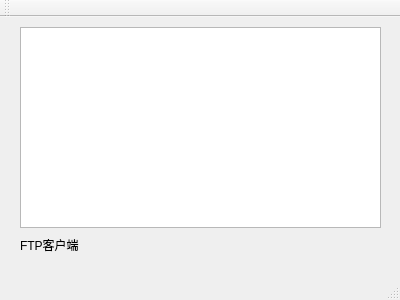
<?xml version="1.0" encoding="UTF-8"?>
<ui version="4.0">
 <class>MainWindow</class>
 <widget class="QMainWindow" name="MainWindow">
  <property name="geometry">
   <rect>
    <x>0</x>
    <y>0</y>
    <width>400</width>
    <height>300</height>
   </rect>
  </property>
  <property name="windowTitle">
   <string>MainWindow</string>
  </property>
  <widget class="QWidget" name="centralWidget">
   <widget class="QTextBrowser" name="textBrowser">
    <property name="geometry">
     <rect>
      <x>20</x>
      <y>10</y>
      <width>361</width>
      <height>201</height>
     </rect>
    </property>
   </widget>
   <widget class="QLabel" name="label">
    <property name="geometry">
     <rect>
      <x>20</x>
      <y>220</y>
      <width>371</width>
      <height>16</height>
     </rect>
    </property>
    <property name="text">
     <string>FTP客户端</string>
    </property>
   </widget>
  </widget>
  <widget class="QMenuBar" name="menuBar">
   <property name="geometry">
    <rect>
     <x>0</x>
     <y>0</y>
     <width>400</width>
     <height>19</height>
    </rect>
   </property>
  </widget>
  <widget class="QToolBar" name="mainToolBar">
   <attribute name="toolBarArea">
    <enum>TopToolBarArea</enum>
   </attribute>
   <attribute name="toolBarBreak">
    <bool>false</bool>
   </attribute>
  </widget>
  <widget class="QStatusBar" name="statusBar"/>
 </widget>
 <layoutdefault spacing="6" margin="11"/>
 <resources/>
 <connections/>
</ui>
